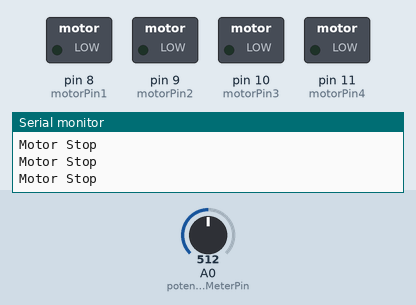
Recording of a sketch running on a simulated Arduino Uno, built with avr-gcc and run on an emulated ATmega328P. Parts: switched loads named in the sketch (green lamp = pin HIGH), the last lines printed to the serial monitor. Dashed ring = blinking. Inputs (shaded band) come from the test bench; at power-on: A0 (potentioMeterPin) = 512.

Above: at 1.2 s.
1.3 s: A0 (potentioMeterPin) set to 551
4.3 s: A0 (potentioMeterPin) set to 562
At 5.4 s:
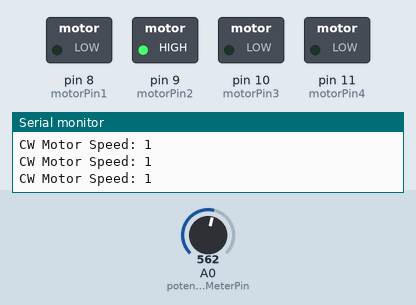
7.3 s: A0 (potentioMeterPin) set to 824
At 8.3 s:
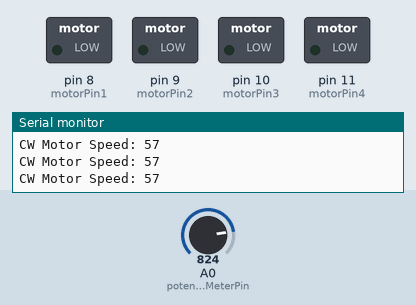
10.3 s: A0 (potentioMeterPin) set to 853
At 11.11 s:
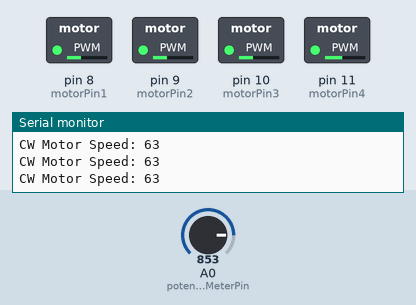
13.3 s: A0 (potentioMeterPin) set to 1023
16.3 s: A0 (potentioMeterPin) set to 1010
At 19.1 s:
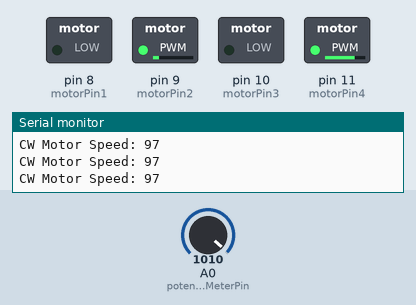
Timing chart, 0 to 20.3 s (numbered marks = the images above; inputs shaded):
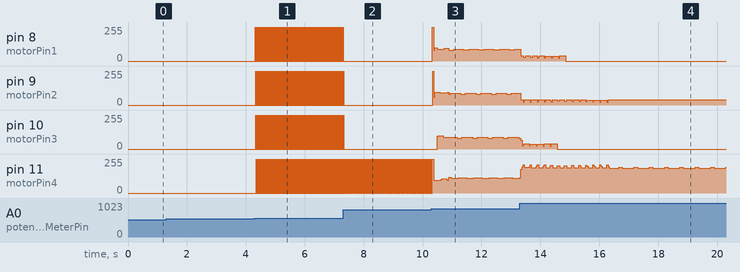

The sketch:

Motor1.ino
```cpp
int motorPin1 = 8;
int motorPin2 = 9;
int motorPin3 = 10;
int motorPin4 = 11;

int potentioMeterPin = 0;

int stopRange = 100;

int motorSpeed;
int motorSpeedPercent;

int steps[]={B1000, B1100, B0100, B0110, B0010, B0011, B0001, B1001, B0000};

void setup(){
  pinMode(motorPin1, OUTPUT);
  pinMode(motorPin2, OUTPUT);
  pinMode(motorPin3, OUTPUT);
  pinMode(motorPin4, OUTPUT);

  Serial.begin(9600);
}

void loop(){
  int potentioMeter = analogRead(potentioMeterPin);

  if(potentioMeter >= 512+(stopRange/2)){
    motorSpeed = map(potentioMeter, 512+(stopRange/2), 1023, 4500, 1000);

    motorSpeedPercent = map(motorSpeed, 4500, 1000, 1, 100);

    Serial.print("CW Motor Speed: ");
    Serial.println(motorSpeedPercent);

    clockWise();
  }else if(potentioMeter <= 512-(stopRange/2)){
    motorSpeed = map(potentioMeter, 512-(stopRange/2), 0, 4500, 100);

    motorSpeedPercent = map(motorSpeed, 4500, 1000, 1, 100);

    Serial.print("CCW Motor Speed: ");
    Serial.println(motorSpeedPercent);

    counterClockwise();
  }else{
    Serial.println("Motor Stop");
    motorStop();
  }
}

void counterClockwise(){
  for(int i = 0; i < 8; ++i){
    motorSignalOutput(i);
    delayMicroseconds(motorSpeed);
  }
}

void clockWise(){
  for(int i = 7; i >= 0; --i){
    motorSignalOutput(i);
    delayMicroseconds(motorSpeed);
  }
}

void motorStop(){
  motorSignalOutput(8);
}

void motorSignalOutput(int out){
  digitalWrite(motorPin1, bitRead(steps[out], 0));
  digitalWrite(motorPin2, bitRead(steps[out], 1));
  digitalWrite(motorPin3, bitRead(steps[out], 2));
  digitalWrite(motorPin4, bitRead(steps[out], 3));
}
```

Measured:
- the behaviour switches between 561 and 562 on A0 (potentioMeterPin) (found by bisection; images 0 and 1)
- the behaviour switches between 838 and 839 on A0 (potentioMeterPin) (found by bisection; images 2 and 3)
- after the input at 4.3 s, pin 8 (motorPin1), pin 9 (motorPin2), pin 10 (motorPin3): alternates 255/255 for 0.01 s and 0/255 for 0.02 s, starting at once; pin 11 (motorPin4): alternates 255/255 for 0.01 s and 0/255 for 0.02 s, starting after 0.05 s
- after the input at 7.3 s, pin 8 (motorPin1), pin 9 (motorPin2), pin 10 (motorPin3): goes on until 7.3 s, then stays 0/255; pin 11 (motorPin4): alternates 255/255 for 0.01 s and 0/255 for 0.01 s, starting after 0.09 s
- after the input at 16.3 s, pin 9 (motorPin2): stays 38/255 (without the input it goes to 0/255 after 0.20 s); pin 10 (motorPin3): stays 0/255 (without the input it goes to 255/255 after 4.0 s)
